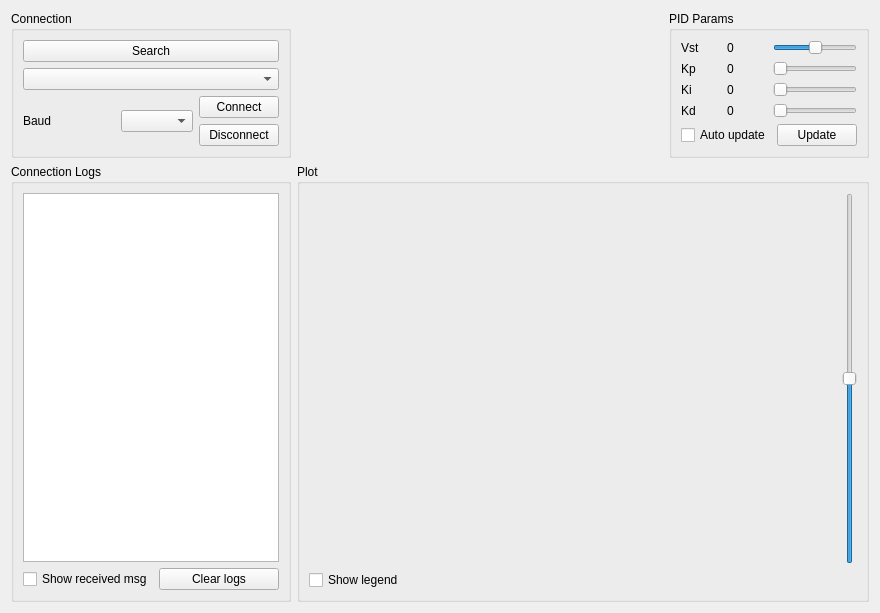
<?xml version="1.0" encoding="UTF-8"?>
<ui version="4.0">
 <class>Widget</class>
 <widget class="QWidget" name="Widget">
  <property name="geometry">
   <rect>
    <x>0</x>
    <y>0</y>
    <width>880</width>
    <height>613</height>
   </rect>
  </property>
  <property name="windowTitle">
   <string>Widget</string>
  </property>
  <layout class="QGridLayout" name="gridLayout_2">
   <item row="0" column="2">
    <widget class="QGroupBox" name="pidParamsBox">
     <property name="title">
      <string>PID Params</string>
     </property>
     <layout class="QVBoxLayout" name="verticalLayout_3">
      <item>
       <layout class="QVBoxLayout" name="verticalLayout">
        <item>
         <layout class="QHBoxLayout" name="horizontalLayout_4">
          <item>
           <widget class="QLabel" name="vstLabel">
            <property name="sizePolicy">
             <sizepolicy hsizetype="Preferred" vsizetype="Preferred">
              <horstretch>0</horstretch>
              <verstretch>0</verstretch>
             </sizepolicy>
            </property>
            <property name="text">
             <string>Vst</string>
            </property>
           </widget>
          </item>
          <item>
           <widget class="QLabel" name="vstValueLabel">
            <property name="text">
             <string>0</string>
            </property>
           </widget>
          </item>
          <item>
           <widget class="QSlider" name="vstSlider">
            <property name="sizePolicy">
             <sizepolicy hsizetype="Fixed" vsizetype="Fixed">
              <horstretch>0</horstretch>
              <verstretch>0</verstretch>
             </sizepolicy>
            </property>
            <property name="minimum">
             <number>-350</number>
            </property>
            <property name="maximum">
             <number>350</number>
            </property>
            <property name="orientation">
             <enum>Qt::Horizontal</enum>
            </property>
           </widget>
          </item>
         </layout>
        </item>
        <item>
         <layout class="QHBoxLayout" name="horizontalLayout">
          <item>
           <widget class="QLabel" name="kpLabel">
            <property name="sizePolicy">
             <sizepolicy hsizetype="Preferred" vsizetype="Preferred">
              <horstretch>0</horstretch>
              <verstretch>0</verstretch>
             </sizepolicy>
            </property>
            <property name="text">
             <string>Kp</string>
            </property>
           </widget>
          </item>
          <item>
           <widget class="QLabel" name="kpValueLabel">
            <property name="text">
             <string>0</string>
            </property>
           </widget>
          </item>
          <item>
           <widget class="QSlider" name="kpSlider">
            <property name="sizePolicy">
             <sizepolicy hsizetype="Fixed" vsizetype="Fixed">
              <horstretch>0</horstretch>
              <verstretch>0</verstretch>
             </sizepolicy>
            </property>
            <property name="maximum">
             <number>100</number>
            </property>
            <property name="singleStep">
             <number>1</number>
            </property>
            <property name="pageStep">
             <number>1</number>
            </property>
            <property name="orientation">
             <enum>Qt::Horizontal</enum>
            </property>
           </widget>
          </item>
         </layout>
        </item>
        <item>
         <layout class="QHBoxLayout" name="horizontalLayout_2">
          <item>
           <widget class="QLabel" name="kiLabel">
            <property name="sizePolicy">
             <sizepolicy hsizetype="Preferred" vsizetype="Preferred">
              <horstretch>0</horstretch>
              <verstretch>0</verstretch>
             </sizepolicy>
            </property>
            <property name="text">
             <string>Ki</string>
            </property>
           </widget>
          </item>
          <item>
           <widget class="QLabel" name="kiValueLabel">
            <property name="text">
             <string>0</string>
            </property>
           </widget>
          </item>
          <item>
           <widget class="QSlider" name="kiSlider">
            <property name="sizePolicy">
             <sizepolicy hsizetype="Fixed" vsizetype="Fixed">
              <horstretch>0</horstretch>
              <verstretch>0</verstretch>
             </sizepolicy>
            </property>
            <property name="maximum">
             <number>100</number>
            </property>
            <property name="singleStep">
             <number>1</number>
            </property>
            <property name="pageStep">
             <number>1</number>
            </property>
            <property name="orientation">
             <enum>Qt::Horizontal</enum>
            </property>
           </widget>
          </item>
         </layout>
        </item>
        <item>
         <layout class="QHBoxLayout" name="horizontalLayout_3">
          <item>
           <widget class="QLabel" name="kdLabel">
            <property name="sizePolicy">
             <sizepolicy hsizetype="Preferred" vsizetype="Preferred">
              <horstretch>0</horstretch>
              <verstretch>0</verstretch>
             </sizepolicy>
            </property>
            <property name="text">
             <string>Kd</string>
            </property>
           </widget>
          </item>
          <item>
           <widget class="QLabel" name="kdValueLabel">
            <property name="text">
             <string>0</string>
            </property>
           </widget>
          </item>
          <item>
           <widget class="QSlider" name="kdSlider">
            <property name="sizePolicy">
             <sizepolicy hsizetype="Fixed" vsizetype="Fixed">
              <horstretch>0</horstretch>
              <verstretch>0</verstretch>
             </sizepolicy>
            </property>
            <property name="maximum">
             <number>100</number>
            </property>
            <property name="singleStep">
             <number>1</number>
            </property>
            <property name="pageStep">
             <number>1</number>
            </property>
            <property name="orientation">
             <enum>Qt::Horizontal</enum>
            </property>
           </widget>
          </item>
         </layout>
        </item>
        <item>
         <layout class="QHBoxLayout" name="horizontalLayout_6">
          <item>
           <widget class="QCheckBox" name="pidAutoCheckbox">
            <property name="text">
             <string>Auto update</string>
            </property>
           </widget>
          </item>
          <item>
           <widget class="QPushButton" name="pidUpdateButton">
            <property name="text">
             <string>Update</string>
            </property>
           </widget>
          </item>
         </layout>
        </item>
       </layout>
      </item>
     </layout>
    </widget>
   </item>
   <item row="1" column="0">
    <widget class="QGroupBox" name="logsBox">
     <property name="sizePolicy">
      <sizepolicy hsizetype="Fixed" vsizetype="Preferred">
       <horstretch>0</horstretch>
       <verstretch>0</verstretch>
      </sizepolicy>
     </property>
     <property name="title">
      <string>Connection Logs</string>
     </property>
     <layout class="QVBoxLayout" name="verticalLayout_2">
      <item>
       <widget class="QTextEdit" name="logsTextEdit"/>
      </item>
      <item>
       <layout class="QHBoxLayout" name="horizontalLayout_8">
        <item>
         <widget class="QCheckBox" name="receivedMessageCheckbox">
          <property name="text">
           <string>Show received msg</string>
          </property>
         </widget>
        </item>
        <item>
         <widget class="QPushButton" name="clearTextEditButton">
          <property name="text">
           <string>Clear logs</string>
          </property>
         </widget>
        </item>
       </layout>
      </item>
     </layout>
    </widget>
   </item>
   <item row="0" column="0">
    <widget class="QGroupBox" name="connectionBox">
     <property name="sizePolicy">
      <sizepolicy hsizetype="Preferred" vsizetype="Preferred">
       <horstretch>0</horstretch>
       <verstretch>0</verstretch>
      </sizepolicy>
     </property>
     <property name="title">
      <string>Connection</string>
     </property>
     <layout class="QHBoxLayout" name="horizontalLayout_7">
      <item>
       <layout class="QGridLayout" name="gridLayout">
        <item row="3" column="3">
         <widget class="QPushButton" name="disconnectButton">
          <property name="text">
           <string>Disconnect</string>
          </property>
         </widget>
        </item>
        <item row="1" column="0" colspan="4">
         <widget class="QComboBox" name="portComboBox"/>
        </item>
        <item row="0" column="0" colspan="4">
         <widget class="QPushButton" name="searchButton">
          <property name="text">
           <string>Search</string>
          </property>
         </widget>
        </item>
        <item row="2" column="3">
         <widget class="QPushButton" name="connectButton">
          <property name="text">
           <string>Connect</string>
          </property>
         </widget>
        </item>
        <item row="2" column="2" rowspan="2">
         <widget class="QComboBox" name="baudrateCombobox"/>
        </item>
        <item row="2" column="0" rowspan="2">
         <widget class="QLabel" name="baudrateLabel">
          <property name="text">
           <string>Baud</string>
          </property>
         </widget>
        </item>
       </layout>
      </item>
     </layout>
    </widget>
   </item>
   <item row="0" column="1">
    <spacer name="horizontalSpacer">
     <property name="orientation">
      <enum>Qt::Horizontal</enum>
     </property>
     <property name="sizeHint" stdset="0">
      <size>
       <width>40</width>
       <height>20</height>
      </size>
     </property>
    </spacer>
   </item>
   <item row="1" column="1" colspan="2">
    <widget class="QGroupBox" name="plotBox">
     <property name="title">
      <string>Plot</string>
     </property>
     <layout class="QHBoxLayout" name="horizontalLayout_5">
      <item>
       <layout class="QVBoxLayout" name="verticalLayout_5">
        <item>
         <layout class="QHBoxLayout" name="horizontalLayout_10">
          <item>
           <widget class="QCustomPlot" name="customPlot" native="true"/>
          </item>
          <item>
           <widget class="QSlider" name="vstVerticalSlider">
            <property name="minimum">
             <number>-350</number>
            </property>
            <property name="maximum">
             <number>350</number>
            </property>
            <property name="orientation">
             <enum>Qt::Vertical</enum>
            </property>
           </widget>
          </item>
         </layout>
        </item>
        <item>
         <widget class="QCheckBox" name="legendCheckBox">
          <property name="text">
           <string>Show legend</string>
          </property>
         </widget>
        </item>
       </layout>
      </item>
     </layout>
    </widget>
   </item>
  </layout>
 </widget>
 <customwidgets>
  <customwidget>
   <class>QCustomPlot</class>
   <extends>QWidget</extends>
   <header>qcustomplot.h</header>
   <container>1</container>
  </customwidget>
 </customwidgets>
 <resources/>
 <connections>
  <connection>
   <sender>clearTextEditButton</sender>
   <signal>clicked()</signal>
   <receiver>logsTextEdit</receiver>
   <slot>clear()</slot>
   <hints>
    <hint type="sourcelabel">
     <x>165</x>
     <y>567</y>
    </hint>
    <hint type="destinationlabel">
     <x>171</x>
     <y>406</y>
    </hint>
   </hints>
  </connection>
  <connection>
   <sender>vstSlider</sender>
   <signal>valueChanged(int)</signal>
   <receiver>vstVerticalSlider</receiver>
   <slot>setValue(int)</slot>
   <hints>
    <hint type="sourcelabel">
     <x>786</x>
     <y>57</y>
    </hint>
    <hint type="destinationlabel">
     <x>819</x>
     <y>412</y>
    </hint>
   </hints>
  </connection>
  <connection>
   <sender>vstVerticalSlider</sender>
   <signal>valueChanged(int)</signal>
   <receiver>vstSlider</receiver>
   <slot>setValue(int)</slot>
   <hints>
    <hint type="sourcelabel">
     <x>823</x>
     <y>430</y>
    </hint>
    <hint type="destinationlabel">
     <x>781</x>
     <y>56</y>
    </hint>
   </hints>
  </connection>
 </connections>
</ui>
